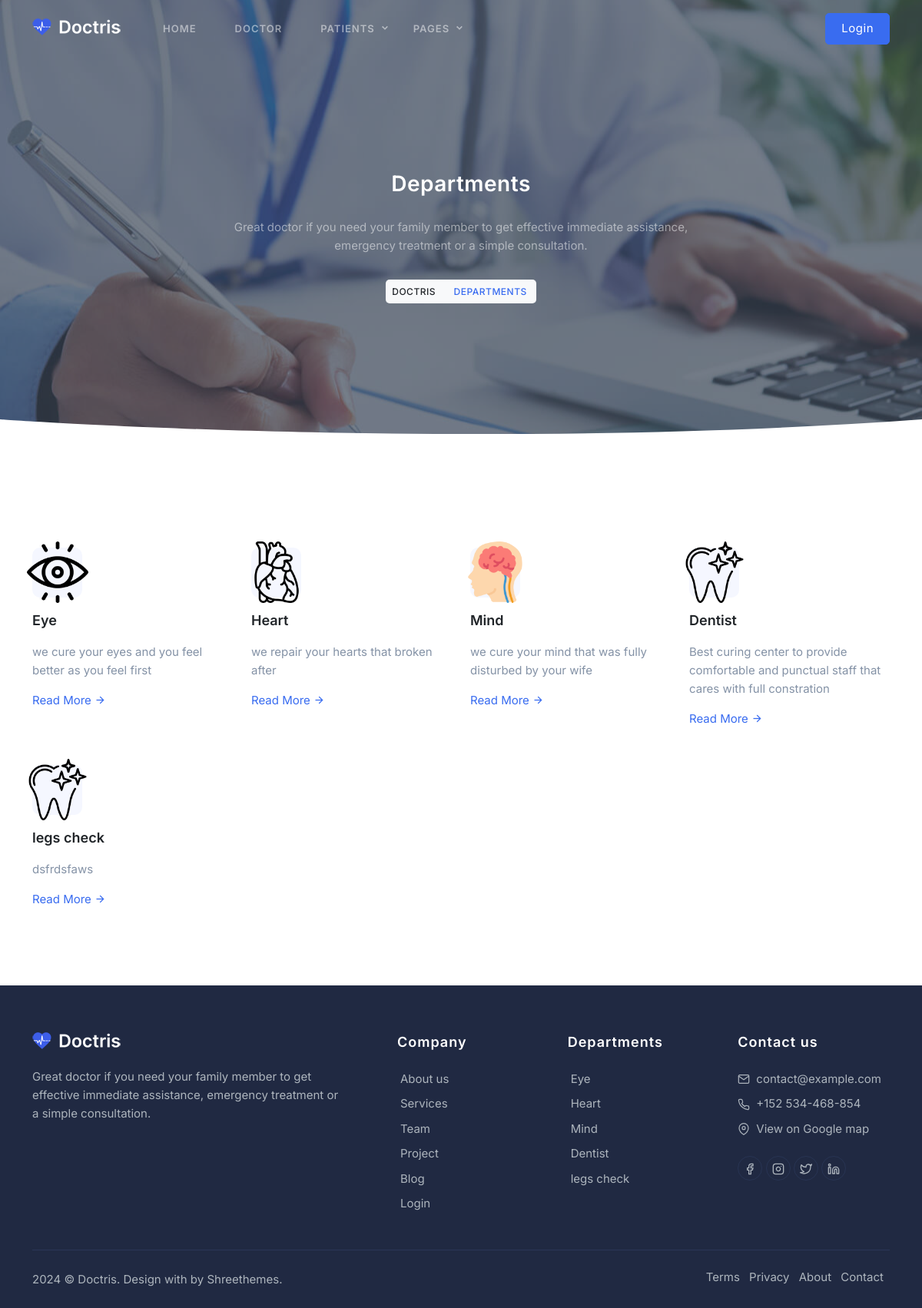
/pharmacy-departments, run on the app's committed database.
### tables this page shows
CREATE TABLE IF NOT EXISTS `services` (
  `sr_id` int(11) NOT NULL AUTO_INCREMENT,
  `image` varchar(255) NOT NULL,
  `department` varchar(11) NOT NULL,
  `content` varchar(122) NOT NULL,
  PRIMARY KEY (`sr_id`)
);

### application/controllers/Site.php (called while the page is built, shortened)
<?php
class Site extends CI_Controller {
    public function __construct()
    {
        $this->load->database();
        $this->load->model('Site_model');
        $this->load->model('Admin_model');
        $this->load->library('upload');
        $this->load->library('session');
    }
    public function departments()
    {
        $data['services'] = $this->Admin_model->srlist();
        $this->load->view('departments',$data);
    }
}
?>

### index.php (called while the page is built, shortened)
<?php
require_once BASEPATH.'core/CodeIgniter.php';

### application/models/Admin_model.php (called while the page is built, shortened)
<?php
class Admin_model extends CI_Model
{
    public function srlist()
    {
        $query = $this->db->select('*')
                          ->from('services')
                          ->get();
                          if($query->num_rows()>0)
                          {
                              return $query->result_array();
                          }
                          else
                          {
                              return false;
                          }
    }
}
?>

### application/views/departments.php (the view, shortened to what this page needs)
<!doctype html>
<html lang="en" dir="ltr">
<head>
        <?php include 'includes/head.php'?>
    </head>
    <body>
        <?php include 'includes/header.php'?>
        <section class="bg-half-170 d-table w-100" style="background: url('<?=base_url()?>assets/images/bg/department.jpg') center center;">
            <div class="bg-overlay bg-overlay-dark"></div>
            <div class="container">
                <div class="row mt-5 justify-content-center">
                    <div class="col-12">
                        <div class="section-title text-center">
                            <h3 class="sub-title mb-4 text-white title-dark">Departments</h3>
                            <p class="para-desc mx-auto text-white-50">Great doctor if you need your family member to get effective immediate assistance, emergency treatment or a simple consultation.</p>
                            <nav aria-label="breadcrumb" class="d-inline-block mt-3">
                                <ul class="breadcrumb bg-light rounded mb-0 py-1 px-2">
                                    <li class="breadcrumb-item"><a href="index.html">Doctris</a></li>
                                    <li class="breadcrumb-item active" aria-current="page">Departments</li>
                                </ul>
                            </nav>
                        </div>
                    </div>
                </div>
            </div>
        </section>
        <div class="position-relative">
            <div class="shape overflow-hidden text-color-white">
            </div>
        </div>
        <section class="section">
            <div class="container">
                <div class="row">
                <?php if(isset($services)){
                        foreach($services as $item){ ?>
                     <div class="col-xl-3 col-md-4 col-12 mt-5">
                        <div class="card features feature-primary bg-transparent border-0">
                            <div class="icon text-center rounded-md">
                                <img src="<?=base_url('uploads/'.$item['image'])?>" style="height:80px; width:80px;" alt="">
                            </div>
                            <div class="card-body p-0 mt-3">
                                <a href="<?=base_url('pharmacy-departments')?>" class="title text-dark h5"><?= $item['department'] ?></a>
                                <p class="text-muted mt-3"><?= $item['content'] ?></p>
                                <a href="departments.html" class="link">Read More <i class="ri-arrow-right-line align-middle"></i></a>
                            </div>
                        </div>
                    </div>
                    <?php } } ?>
                </div>
            </div>
        </section>
        <?php include 'includes/footer.php'?>
    </body>
</html>

### application/views/includes/footer.php (shortened to what this page needs)
<footer class="">
            <div class="container">
                <div class="row">
                    <div class="col-xl-5 col-lg-4 mb-0 mb-md-4 pb-0 pb-md-2">
                        <a href="#" class="logo-footer">
                            <img src="<?=base_url()?>assets/images/logo-light.png" height="22" alt="">
                        </a>
                        <p class="mt-4 me-xl-5">Great doctor if you need your family member to get effective immediate assistance, emergency treatment or a simple consultation.</p>
                    </div>
                    <div class="col-xl-7 col-lg-8 col-md-12">
                        <div class="row">
                            <div class="col-md-4 col-12 mt-4 mt-sm-0 pt-2 pt-sm-0">
                                <h5 class="footer-head">Company</h5>
                                <ul class="list-unstyled footer-list mt-4">
                                    <li><a href="aboutus.html" class="text-foot"><i class="mdi mdi-chevron-right me-1"></i> About us</a></li>
                                    <li><a href="departments.html" class="text-foot"><i class="mdi mdi-chevron-right me-1"></i> Services</a></li>
                                    <li><a href="doctor-team-two.html" class="text-foot"><i class="mdi mdi-chevron-right me-1"></i> Team</a></li>
                                    <li><a href="blog-detail.html" class="text-foot"><i class="mdi mdi-chevron-right me-1"></i> Project</a></li>
                                    <li><a href="blogs.html" class="text-foot"><i class="mdi mdi-chevron-right me-1"></i> Blog</a></li>
                                    <li><a href="login.html" class="text-foot"><i class="mdi mdi-chevron-right me-1"></i> Login</a></li>
                                </ul>
                            </div>
                            <div class="col-md-4 col-12 mt-4 mt-sm-0 pt-2 pt-sm-0">
                                <h5 class="footer-head">Departments</h5>
                                <ul class="list-unstyled footer-list mt-4">
                                    <?php if(isset($services)) {
                                        foreach($services as $item)
                                        {?>
                                    <li><a href="<?=base_url('pharmacy-departments')?>" class="text-foot"><i class="mdi mdi-chevron-right me-1"></i> <?=$item['department']?></a></li>
                                       <?php } } ?>
                                </ul>
                            </div>
                            <div class="col-md-4 col-12 mt-4 mt-sm-0 pt-2 pt-sm-0">
                                <h5 class="footer-head">Contact us</h5>
                                <ul class="list-unstyled footer-list mt-4">
                                    <li class="d-flex align-items-center">
                                        <i data-feather="mail" class="fea icon-sm text-foot align-middle"></i>
                                        <a href="mailto:contact@example.com" class="text-foot ms-2">contact@example.com</a>
                                    </li>
                                    <li class="d-flex align-items-center">
                                        <i data-feather="phone" class="fea icon-sm text-foot align-middle"></i>
                                        <a href="tel:+152534-468-854" class="text-foot ms-2">+152 534-468-854</a>
                                    </li>
                                    <li class="d-flex align-items-center">
                                        <i data-feather="map-pin" class="fea icon-sm text-foot align-middle"></i>
                                        <a href="javascript:void(0)" class="video-play-icon text-foot ms-2">View on Google map</a>
                                    </li>
                                </ul>
                                <ul class="list-unstyled social-icon footer-social mb-0 mt-4">
                                    <li class="list-inline-item"><a href="#" class="rounded-pill"><i data-feather="facebook" class="fea icon-sm fea-social"></i></a></li>
                                    <li class="list-inline-item"><a href="#" class="rounded-pill"><i data-feather="instagram" class="fea icon-sm fea-social"></i></a></li>
                                    <li class="list-inline-item"><a href="#" class="rounded-pill"><i data-feather="twitter" class="fea icon-sm fea-social"></i></a></li>
                                    <li class="list-inline-item"><a href="#" class="rounded-pill"><i data-feather="linkedin" class="fea icon-sm fea-social"></i></a></li>
                                </ul>
                            </div>
                        </div>
                    </div>
                </div>
            </div>
            <div class="container mt-5">
                <div class="pt-4 footer-bar">
                    <div class="row align-items-center">
                        <div class="col-sm-6">
                            <div class="text-sm-start text-center">
                                <p class="mb-0"> © Doctris. Design with  by <a href="https://shreethemes.in/" target="_blank" class="text-reset">Shreethemes</a>.</p>
                            </div>
                        </div>
                        <div class="col-sm-6 mt-4 mt-sm-0">
                            <ul class="list-unstyled footer-list text-sm-end text-center mb-0">
                                <li class="list-inline-item"><a href="terms.html" class="text-foot me-2">Terms</a></li>
                                <li class="list-inline-item"><a href="privacy.html" class="text-foot me-2">Privacy</a></li>
                                <li class="list-inline-item"><a href="aboutus.html" class="text-foot me-2">About</a></li>
                                <li class="list-inline-item"><a href="contact.html" class="text-foot me-2">Contact</a></li>
                            </ul>
                        </div>
                    </div>
                </div>
            </div>
        </footer>

### data on the page
services: image (picture), department "Eye", content "we cure your eyes and you feel better as you feel first"
services: image (picture), department "Heart", content "we repair your hearts that broken after"
services: image (picture), department "Mind", content "we cure your mind that was fully disturbed by your wife"
services: image (picture), department "Dentist", content "Best curing center to provide comfortable and punctual staff that cares with full constration"
services: image (picture), department "legs check", content "dsfrdsfaws"
